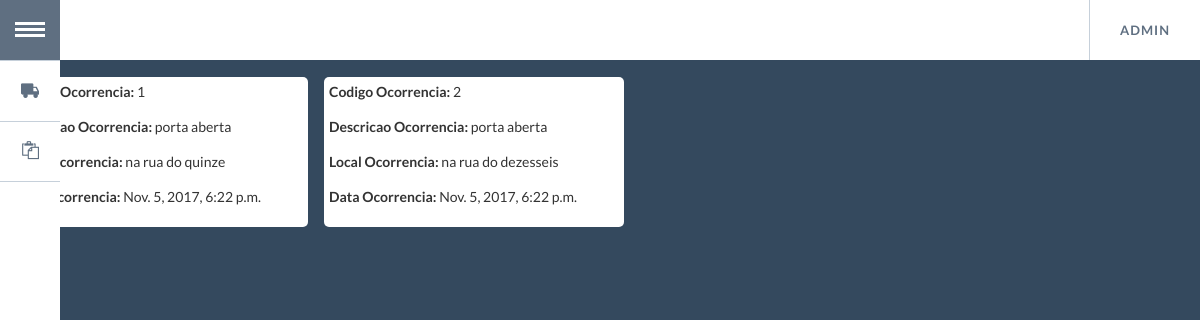
/lista_ocorrencia/ (signed in), run on an earlier commit of the app's database.
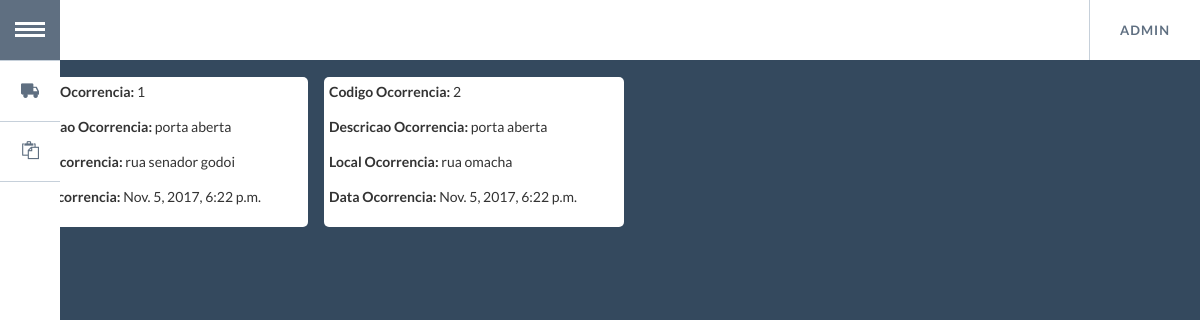
And on a later commit of the database.
### app/models.py (models this page shows, shortened)
class Ocorrencia(models.Model):
    cd_ocorrencia = models.AutoField(
        primary_key=True
    )
    ds_ocorrencia = models.CharField(
        max_length=100
    )
    local_ocorrencia = models.CharField(
        max_length=100
    )
    data_ocorrencia = models.DateTimeField(
        null=True,
        blank=True
    )
    cd_viagem = models.ForeignKey(
        Viagem,
        null=True,
        blank=True
    )
    class Meta:
        verbose_name = 'Ocorrencia'
        verbose_name_plural = 'Ocorrencias'

### app/views.py (the view)
# urls.py: url(r'^lista_ocorrencia/$', app.views.lista_ocorrencia, name='lista_ocorrencia'),
def lista_ocorrencia(request):
    if request.user.is_authenticated():
        ocorrencia = Ocorrencia.objects.all()
        return render(request, 'index_ocorrencia.html', {'ocorrencia' : ocorrencia})
    else:
        return HttpResponseRedirect('/login/?next=%s' % request.path)

### app/templates/index_ocorrencia.html
{% extends "base.html" %}
{% block content %}
<div class="container-full" style="padding:0px">
{% for ocorrencia in ocorrencia %}
    <div class="container-card">
      <div class="description-card">
        <p><label>Codigo Ocorrencia:</label> {{ ocorrencia.cd_ocorrencia }}</p>
        <p><label>Descricao Ocorrencia: </label> {{ ocorrencia.ds_ocorrencia }}</p>
        <p><label>Local Ocorrencia: </label> {{ ocorrencia.local_ocorrencia }}</p>
        <p><label>Data Ocorrencia: </label> {{ ocorrencia.data_ocorrencia }}</p>
      </div>
    </div>
{% endfor %}
</div>
{% endblock %}

What changed in the data, as far as the page shows it:
changed Ocorrencia id 1: local_ocorrencia "na rua do quinze" → "rua senador godoi"
changed Ocorrencia id 2: local_ocorrencia "na rua do dezesseis" → "rua omacha"
